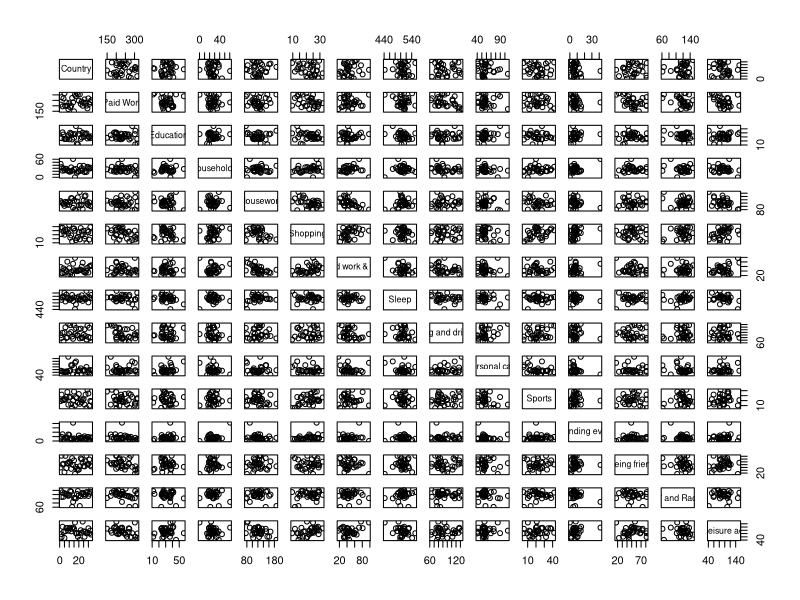
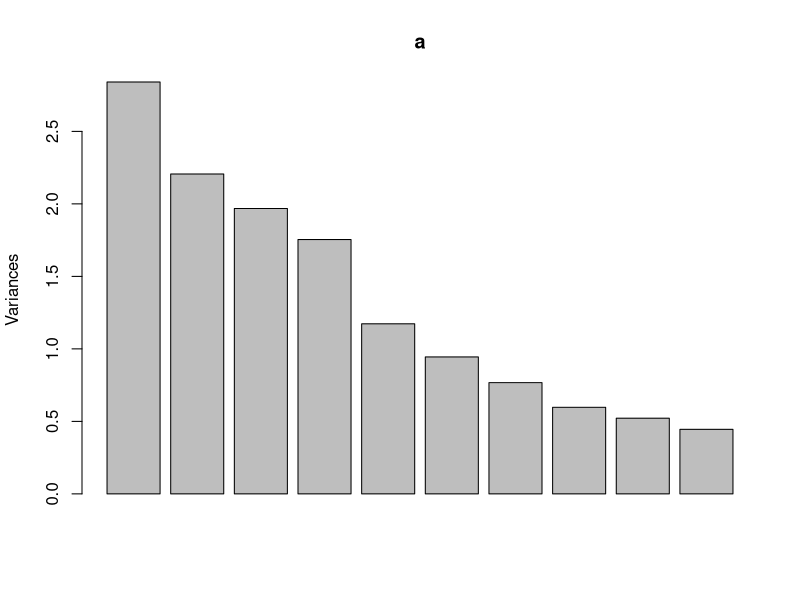

These figures' R source, in order: (Note: this script raises an error after producing the figures.)
#install.packages("readxl")
#install.packages("ggplot2")
#install.packages("ggfortify")
library(readxl)
#library(ggplot2)
#library(ggfortify)
d<-read_excel("Time_Use_in_OECD_Countries_OECD_after.xlsx")
View(d)
dadosx<-d[,-1]
#rownames(dadosx)<-d[,1]
pca <- prcomp(dadosx)
pcas <- prcomp(dadosx,scale=TRUE)
#biplot(pcas)
a=prcomp(dadosx,scale=TRUE)
b=summary(a)
print(range(pcas$x[,5]))
print(pcas[1:2])
plot(d)
plot(a)
# biplot preservando a m?trica das colunas
biplot(a,choices=1:6,pch=15,col=c("blue","red"), cex=0.8,cex.axis=0.7,arrow.len = 0.05,xlab=paste(" PC1  (", (round(100*b$importance[2,1],digits=1)), " % )"),
       ylab=paste(" PC2  (", (round(100*b$importance[2,2],digits=1)), " % )"),var.axes=TRUE,  scale=1,  main="biplot")

#autoplot(, x = 1, y = 2, colour = "Species",
#         loadings = TRUE, loadings.label = TRUE,
#         loadings.colour = c("blue", "red", NA, NA),
#         loadings.label.colour = c("blue", "red", NA, NA),
#         main = "biplot")

#Analysing Biplot
# As we can see the countries with the number 14 and 15 are, respectively,
# Japan and Korea are the ones that stand out, as they are independent from the rest
# countries having no similarities. Country number 22(Norway) and 12(Ireland)
# also stand out for independence, it is clear that they no longer stand out
# than Japan and Korea, however, these are also independent. We can say
# it is well known that countries 32(India),24(Portugal),19(Mexico),33(SouthAfrica),
# 17(Lithuania) are quite similar to each other. The countries 28(Turkey), 31(China),
# 16(Latvia), 25(Slovenia) and 2(Austria) are quite similar between them.
# Countries 4(Canada),23(Poland),30(USA),6(Estonia),21(New zealand),1(Australia),
# 5(Denmark),26(Spain),are similar to each other. The countries 18(Luxembourg),27(Sweden),
# 3(Belgium),13(Italy), 9(Germany),7(Finland),29(UK),20(Netherlands), are similar to each other.
# 8(France), 11(Hungary),10(Greece) are also another group.

# d[22,]$Country
# cor(dadosx,a$x)

require(graphics)

par(pty="s",
    cex.main=1.2,
    cex.lab=1,
    font.main=2,
    font.lab=2,
    family="sans",
    col.main="gray10",
    col.lab="gray10",
    fg="gray10",
    las=1)

plot.new()
plot.window(xlim=c(-6,6),
            ylim=c(-6,6),
            asp=1)

axis(side=1,
     at=c(-6,-3,0,3,6),
     labels=TRUE)

axis(side=2,
     at=c(-6,-3,0,3,6),
     labels=TRUE)

title(main = "Biplot for PCs",
      line=3,
      adj=0)
title(xlab=paste(" PC1  (", round(summary(pcas)$importance[2]*100,digits=1), " % )",sep=""),
      ylab=paste(" PC2  (", round(summary(pcas)$importance[5]*100,digits=1), " % )",sep=""),
      line=2,
      adj=0.5)

points(x=pcas$x[,1:2],
       pch=c(rep(16,times=1),
             rep(17,times=1)),
       cex=1,
       col=c(rep("darkcyan",times=1),
             rep("orangered",times=1)))
